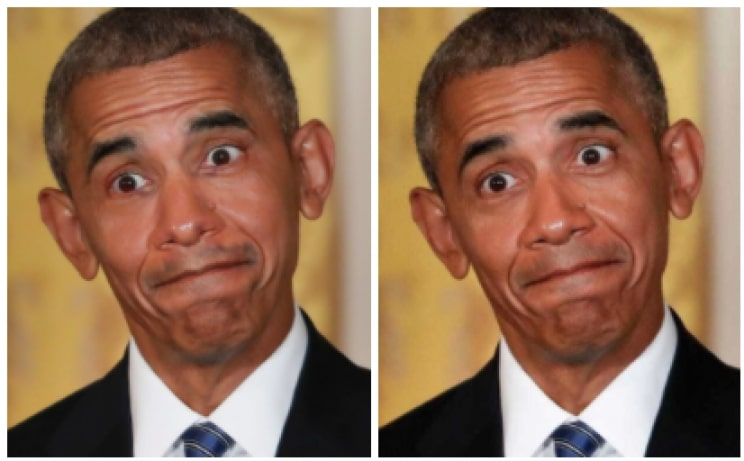
#> input picture obama.jpg, 744 x 461 px
$ python FaceRec_Image.py
#> lines starting #> are read from the running program, lines starting #| are printed output that depends on the picture
# -*- coding: utf-8 -*-
"""
Created on Wed Nov 25 16:28:53 2020

@author: RADHIKA
"""

import cv2
import numpy as np


face_cascade=cv2.CascadeClassifier("haarcascade_frontalface_default.xml")
img=cv2.imread('obama.jpg')
#> img is the input picture: shape (461, 744, 3); mean B, G, R 86.2, 110.9, 147.1
gray = cv2.cvtColor(img, cv2.COLOR_BGR2GRAY)
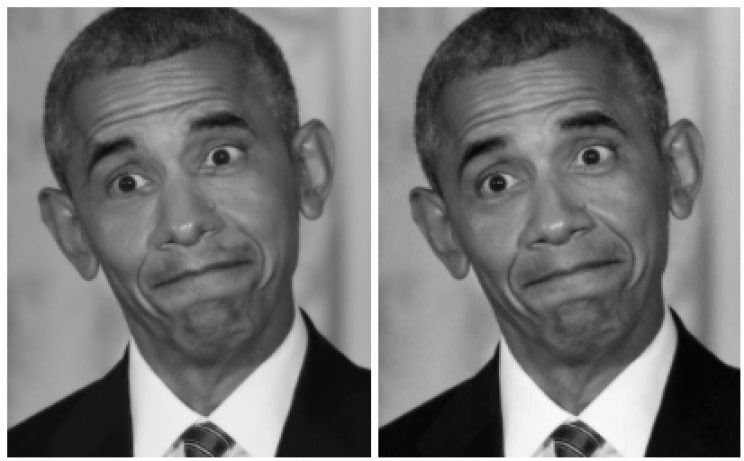
#> gray: shape (461, 744); min 1, max 255, mean 118.9
faces=face_cascade.detectMultiScale(gray,1.1,4)
#> faces = [[33, 48, 290, 290], [406, 51, 287, 287]]
for (x,y,w,h) in faces:
    cv2.rectangle(img, (x,y), (x+w,y+h), (255,0,0),2)
    cv2.imshow('img', img)
    cv2.waitKey()
#> this loop made 2 passes
#> pass 1, `cv2.imshow('img', img)`:
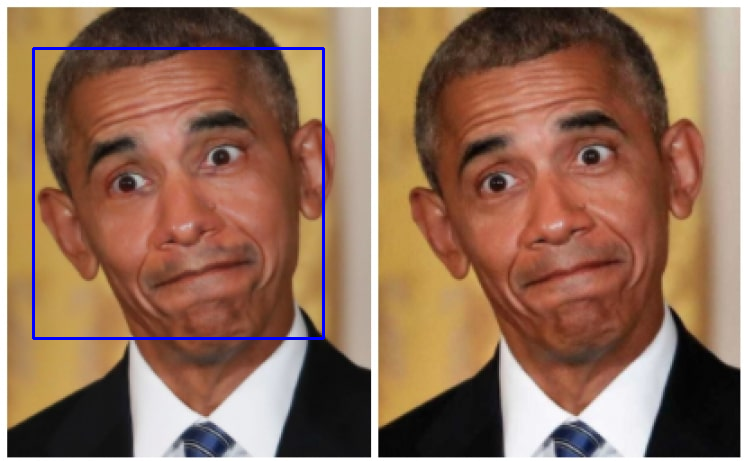
#> window 'img': shape (461, 744, 3); mean B, G, R 88.1, 109.8, 145.5
#> pass 2, `cv2.imshow('img', img)`:
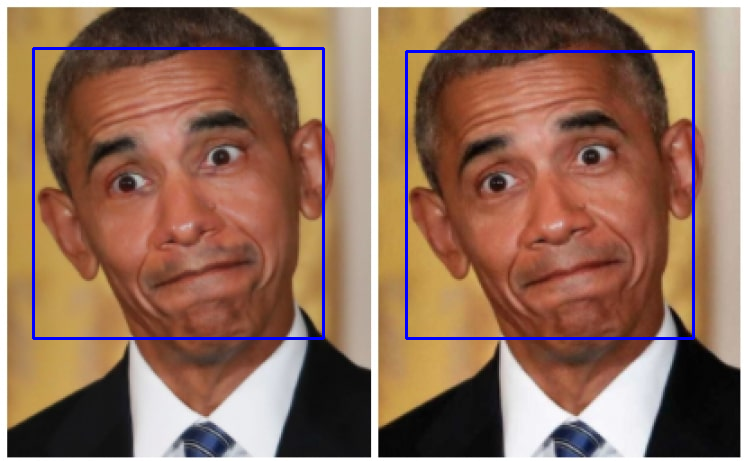
#> window 'img': shape (461, 744, 3); mean B, G, R 90, 108.6, 144
